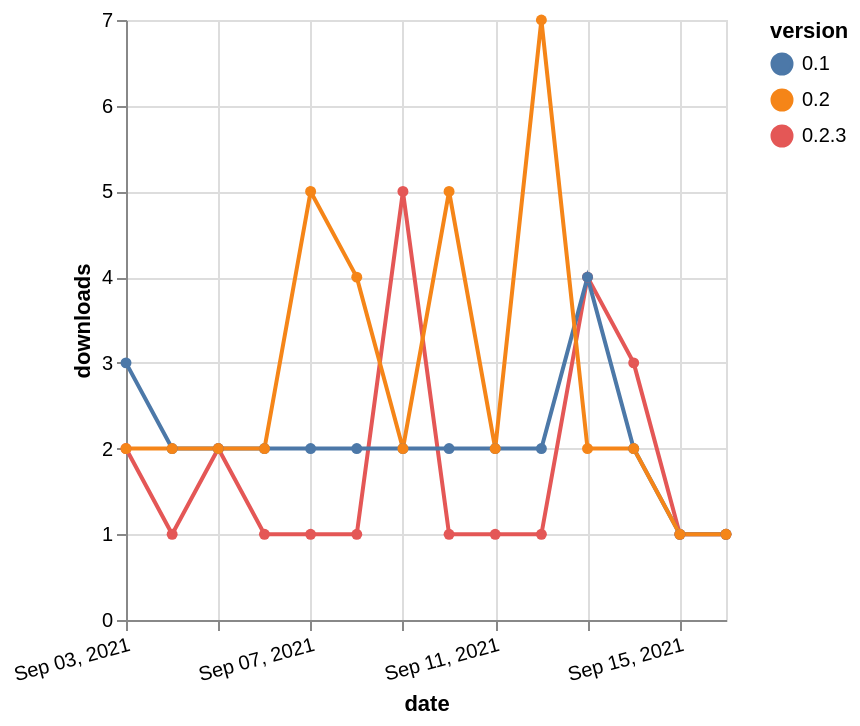

Vega-Lite specification stored for this chart:
### Vega-Lite specification from a JSON file in a GitHub repository (floating-point values rounded to 4 significant figures)
{"$schema": "https://vega.github.io/schema/vega-lite/v5.json", "description": "A simple bar chart with embedded data.", "data": {"values": [{"date": "2021-09-03", "total": 421, "delta": 2, "version": "0.2.3"}, {"date": "2021-09-04", "total": 422, "delta": 1, "version": "0.2.3"}, {"date": "2021-09-05", "total": 424, "delta": 2, "version": "0.2.3"}, {"date": "2021-09-06", "total": 425, "delta": 1, "version": "0.2.3"}, {"date": "2021-09-07", "total": 426, "delta": 1, "version": "0.2.3"}, {"date": "2021-09-08", "total": 427, "delta": 1, "version": "0.2.3"}, {"date": "2021-09-09", "total": 432, "delta": 5, "version": "0.2.3"}, {"date": "2021-09-10", "total": 433, "delta": 1, "version": "0.2.3"}, {"date": "2021-09-11", "total": 434, "delta": 1, "version": "0.2.3"}, {"date": "2021-09-12", "total": 435, "delta": 1, "version": "0.2.3"}, {"date": "2021-09-13", "total": 439, "delta": 4, "version": "0.2.3"}, {"date": "2021-09-14", "total": 442, "delta": 3, "version": "0.2.3"}, {"date": "2021-09-15", "total": 443, "delta": 1, "version": "0.2.3"}, {"date": "2021-09-16", "total": 444, "delta": 1, "version": "0.2.3"}, {"date": "2021-09-03", "total": 2698, "delta": 3, "version": "0.1"}, {"date": "2021-09-04", "total": 2700, "delta": 2, "version": "0.1"}, {"date": "2021-09-05", "total": 2702, "delta": 2, "version": "0.1"}, {"date": "2021-09-06", "total": 2704, "delta": 2, "version": "0.1"}, {"date": "2021-09-07", "total": 2706, "delta": 2, "version": "0.1"}, {"date": "2021-09-08", "total": 2708, "delta": 2, "version": "0.1"}, {"date": "2021-09-09", "total": 2710, "delta": 2, "version": "0.1"}, {"date": "2021-09-10", "total": 2712, "delta": 2, "version": "0.1"}, {"date": "2021-09-11", "total": 2714, "delta": 2, "version": "0.1"}, {"date": "2021-09-12", "total": 2716, "delta": 2, "version": "0.1"}, {"date": "2021-09-13", "total": 2720, "delta": 4, "version": "0.1"}, {"date": "2021-09-14", "total": 2722, "delta": 2, "version": "0.1"}, {"date": "2021-09-15", "total": 2723, "delta": 1, "version": "0.1"}, {"date": "2021-09-16", "total": 2724, "delta": 1, "version": "0.1"}, {"date": "2021-09-03", "total": 3088, "delta": 2, "version": "0.2"}, {"date": "2021-09-04", "total": 3090, "delta": 2, "version": "0.2"}, {"date": "2021-09-05", "total": 3092, "delta": 2, "version": "0.2"}, {"date": "2021-09-06", "total": 3094, "delta": 2, "version": "0.2"}, {"date": "2021-09-07", "total": 3099, "delta": 5, "version": "0.2"}, {"date": "2021-09-08", "total": 3103, "delta": 4, "version": "0.2"}, {"date": "2021-09-09", "total": 3105, "delta": 2, "version": "0.2"}, {"date": "2021-09-10", "total": 3110, "delta": 5, "version": "0.2"}, {"date": "2021-09-11", "total": 3112, "delta": 2, "version": "0.2"}, {"date": "2021-09-12", "total": 3119, "delta": 7, "version": "0.2"}, {"date": "2021-09-13", "total": 3121, "delta": 2, "version": "0.2"}, {"date": "2021-09-14", "total": 3123, "delta": 2, "version": "0.2"}, {"date": "2021-09-15", "total": 3124, "delta": 1, "version": "0.2"}, {"date": "2021-09-16", "total": 3125, "delta": 1, "version": "0.2"}]}, "width": "container", "mark": {"type": "line", "point": {"filled": true}}, "encoding": {"x": {"field": "date", "type": "temporal", "timeUnit": "yearmonthdate", "title": "date", "axis": {"labelAngle": -15}}, "y": {"field": "delta", "type": "quantitative", "title": "downloads"}, "color": {"field": "version", "type": "nominal"}, "tooltip": {"field": "delta"}}}
